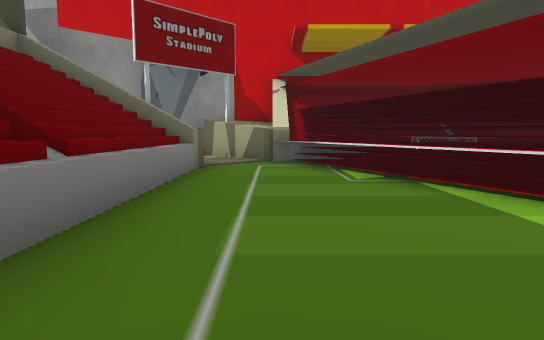
View 1 (above)

12 first-person views from a walk through a Unity game level. The camera is 1.2 m above the floor, tilts 6° down and sees 75° across. The floor is counted in squares, 2 m on a side. Each view is taken from the middle of a square. On the plan, view 1 faces up. The plan holds only what a view shows up to about 10 squares ahead; the rest is blank. The place goes on beyond the plan. The player character is not drawn. Some surface patterns are stand-ins.

View 2
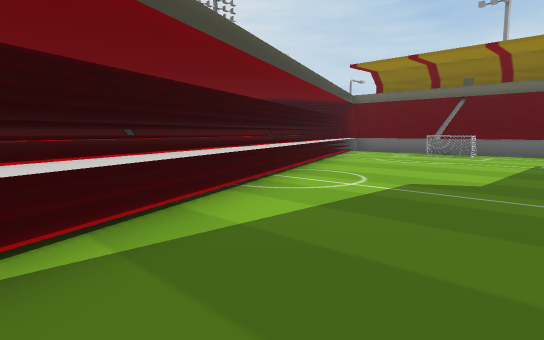

View 3
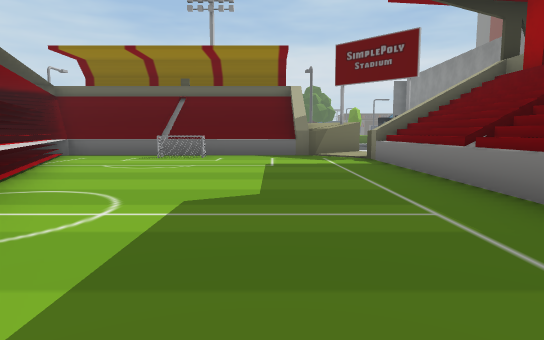

View 4
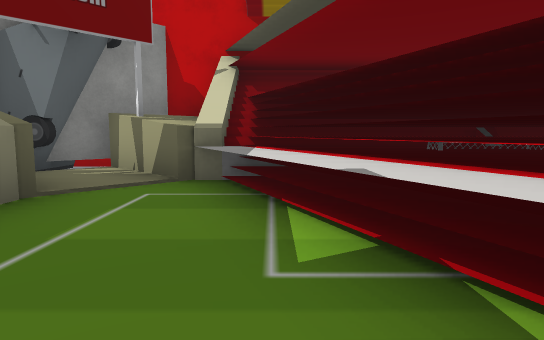

View 5
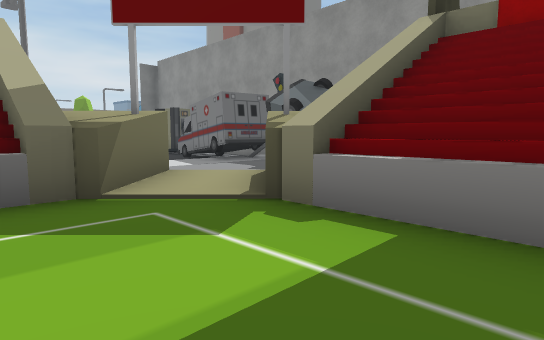

View 6
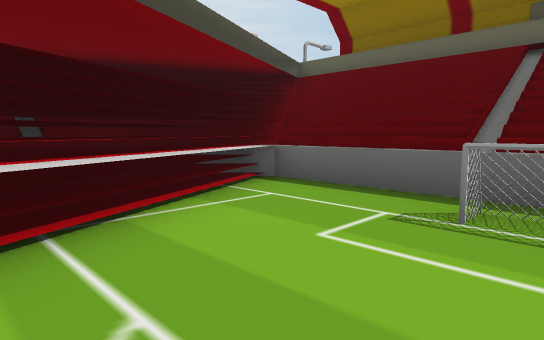

View 7
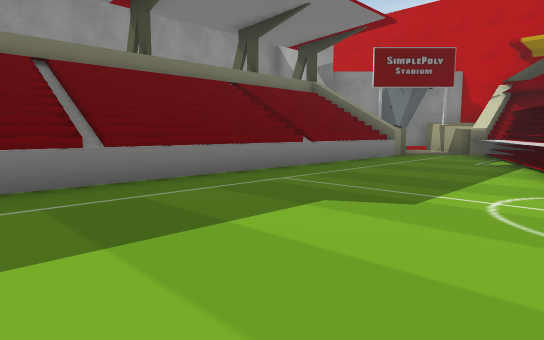

View 8
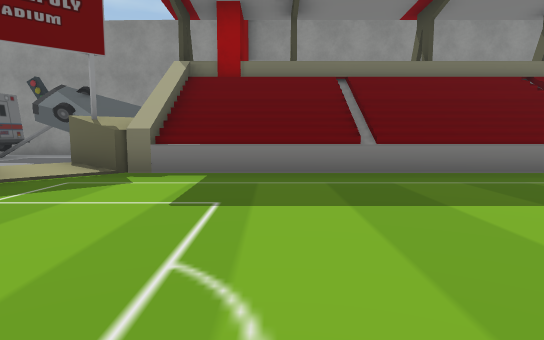

View 9
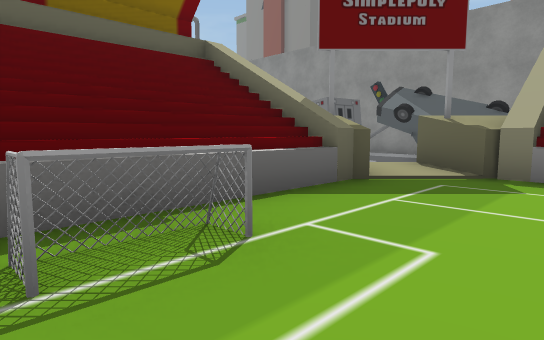

View 10
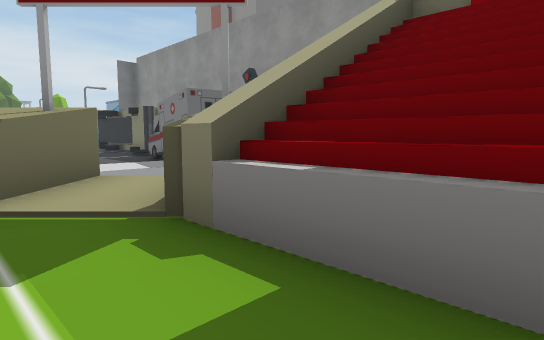

View 11
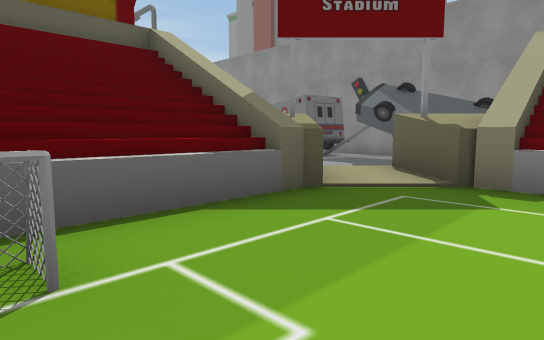

View 12
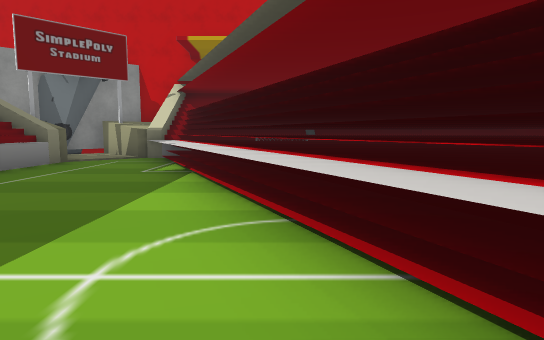

### Floor plan
Key: @ floor where view 1 was taken; # wall or solid block; . main floor; - floor 0.25 m lower than the main floor; / step, stairs or slope; ^ raised ledge; C car; O other object.
Columns run from 5 left of view 1 to 9 right of it. Each row starts with its distance up from view 1.
 10   ###
  9   O/###
  8   #..^#######
  7    ^.#^#######
  6    #..^#######
  5    #...######
  4    #...^#####
  3    #...^######
  2    #....^#####
  1    #....^#####
  0    #.@...^####
 -1    #.....^####
 -2    #......####
 -3    #......^###
 -4    #.......####
 -5    #.......^###
 -6 C-#^........##
 -7 C--..^^^^^^^##
 -8 C--/#########
 -9 #----
-10 O---
-11 O//
-12 O--

Where each view was taken, in squares from view 1:
view 1: 0 up, 0 right, facing up
view 2: 4 up, 0 right, facing down-right
view 3: 3 up, 1 right, facing down
view 4: 3 up, 1 right, facing up
view 5: 3 down, 1 right, facing down-left
view 6: 3 down, 3 right, facing down-right
view 7: 3 down, 3 right, facing up-left
view 8: 3 down, 4 right, facing left
view 9: 4 down, 4 right, facing down-left
view 10: 3 down, 0 right, facing down-left
view 11: 4 down, 3 right, facing down-left
view 12: 1 down, 3 right, facing up
